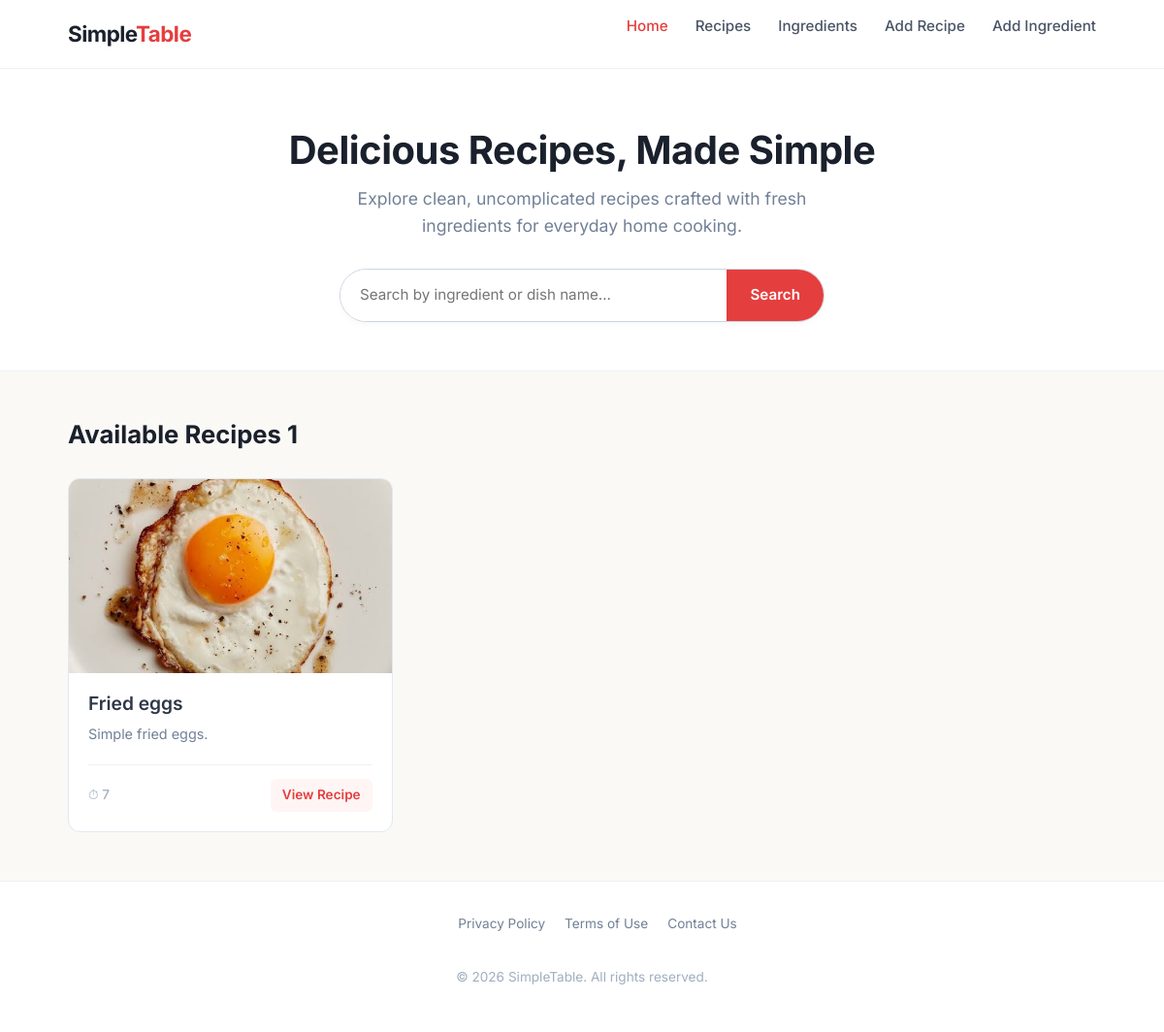
The page / on the database its author committed.
### recipes/models.py (models this page shows)
class Recipe(models.Model):
    id = models
    name = models.CharField(
        max_length=100
    )
    image = models.ImageField(
        upload_to='recipe-images/',
        blank=True,
        null=True,
    )
    description = models.TextField(
        max_length=100,
        null=True,
        blank=True,
    )
    instructions = models.TextField(
        default='Empty'
    )
    time = models.IntegerField(
        default=0
    )
    ingredients = models.ManyToManyField(
        to='ingredients.Ingredient'
    )
    date_of_publication = models.DateField(
        auto_now=True
    )

### common/views.py (the view)
# urls.py: path('', views.homepage_view, name='homepage')
def homepage_view(request: HttpRequest) -> HttpResponse:
    all_recipes = Recipe.objects.all()
    context = {
        'all_recipes': all_recipes
    }
    return render(request, 'common/homepage.html', context)

### templates/common/homepage.html
{% extends 'shared/base.html' %}
{% block content %}
    <section class="hero">
        <div class="container">
            <h1 class="hero-title">Delicious Recipes, Made Simple</h1>
            <p class="hero-subtitle">Explore clean, uncomplicated recipes crafted with fresh ingredients for everyday home cooking.</p>
            <form class="search-form" onsubmit="event.preventDefault();">
                <input type="text" class="search-input" placeholder="Search by ingredient or dish name...">
                <button type="submit" class="search-button">Search</button>
            </form>
        </div>
    </section>
    <main class="main-content" id="recipes">
        <div class="container">
            <div class="section-header">
                <h2 class="section-title">Available Recipes {{ all_recipes.count }}</h2>
            </div>
            <div class="recipe-grid">
                {% for recipe in all_recipes %}
                <article class="recipe-card">
                    {% if recipe.image %}
                    <img src="{{ recipe.image.url }}" alt="{{ recipe.name }}" class="recipe-image">
                    {% else %}
                    <img src="https://encrypted-tbn0.gstatic.com/images?q=tbn:ANd9GcRQEVZcLvqNkkyIO7uQmZ6OQjc3Ckqnpsr5zrMKlDoLFLkLrZ9h94Nw4Fjm&s=10" alt="{{ recipe.name }}" class="recipe-image">
                    {% endif %}
                    <div class="recipe-body">
                        <h3 class="recipe-title">{{ recipe.name }}</h3>
                        <p class="recipe-desc">{{ recipe.description|truncatewords:10 }}</p>
                        <div class="recipe-footer">
                            <span class="cook-time">⏱ {{ recipe.time }}</span>
                            <a href="{% url 'recipe:detail' recipe.id %}" class="btn-view">View Recipe</a>
                        </div>
                    </div>
                </article>
                {% empty %}
                    <h2>No recipes found</h2>
                    <p>Your recipe collection is currently empty. Get started by adding your first delicious recipe!</p>
                    <a href="{% url 'recipe:create' %}" class="btn-create">+ Add Your First Recipe</a>
                {% endfor %}
            </div>
        </div>
    </main>
{% endblock %}

### templates/shared/head.html (style rules this page uses)
* { margin: 0; padding: 0; box-sizing: border-box; }
body { font-family: 'Inter', sans-serif; color: #2d3748; background-color: #faf9f6; line-height: 1.6; display: flex; flex-direction: column; min-height: 100vh; }
a { text-decoration: none; color: inherit; }
img { max-width: 100%; height: auto; display: block; }
.container { width: 100%; max-width: 1100px; margin: 0 auto; padding: 0 20px; }
.hero { padding: 60px 0 50px; text-align: center; background-color: #ffffff; border-bottom: 1px solid #edf2f7; }
.hero-title { font-size: 2.5rem; font-weight: 700; color: #1a202c; margin-bottom: 12px; letter-spacing: -0.5px; }
.hero-subtitle { font-size: 1.1rem; color: #718096; max-width: 550px; margin: 0 auto 30px; font-weight: 400; }
.search-form { display: flex; max-width: 500px; margin: 0 auto; border: 1px solid #cbd5e0; border-radius: 30px; overflow: hidden; background-color: #ffffff; box-shadow: 0 4px 6px -1px rgba(0, 0, 0, 0.03); transition: border-color 0.2s ease; }
.search-input { flex: 1; padding: 14px 20px; border: none; outline: none; font-size: 0.95rem; color: #2d3748; }
.search-button { background-color: #e53e3e; color: #ffffff; border: none; padding: 0 24px; font-weight: 600; font-size: 0.95rem; cursor: pointer; transition: background-color 0.2s ease; }
.main-content { flex: 1; padding: 50px 0; }
.section-header { margin-bottom: 30px; }
.section-title { font-size: 1.6rem; font-weight: 700; color: #1a202c; }
.recipe-grid { display: grid; grid-template-columns: repeat(auto-fill, minmax(300px, 1fr)); gap: 28px; }
.recipe-card { background-color: #ffffff; border-radius: 12px; border: 1px solid #e2e8f0; overflow: hidden; display: flex; flex-direction: column; transition: transform 0.2s ease, box-shadow 0.2s ease; }
.recipe-image { width: 100%; height: 200px; object-fit: cover; background-color: #edf2f7; }
.recipe-body { padding: 20px; display: flex; flex-direction: column; flex: 1; }
.recipe-title { font-size: 1.2rem; font-weight: 600; color: #2d3748; margin-bottom: 8px; }
.recipe-desc { font-size: 0.9rem; color: #718096; margin-bottom: 20px; flex: 1; }
.recipe-footer { display: flex; align-items: center; justify-content: space-between; padding-top: 14px; border-top: 1px solid #edf2f7; }
.cook-time { font-size: 0.85rem; color: #a0aec0; font-weight: 500; }
.btn-view { font-size: 0.85rem; font-weight: 600; color: #e53e3e; padding: 6px 12px; border-radius: 6px; background-color: #fff5f5; transition: background-color 0.2s ease; }

### rows shown on the page
Recipe: image (picture), name "Fried eggs", description "Simple fried eggs.", time "7"

### other values the page prints
{{ all_recipes.count }} "1"
